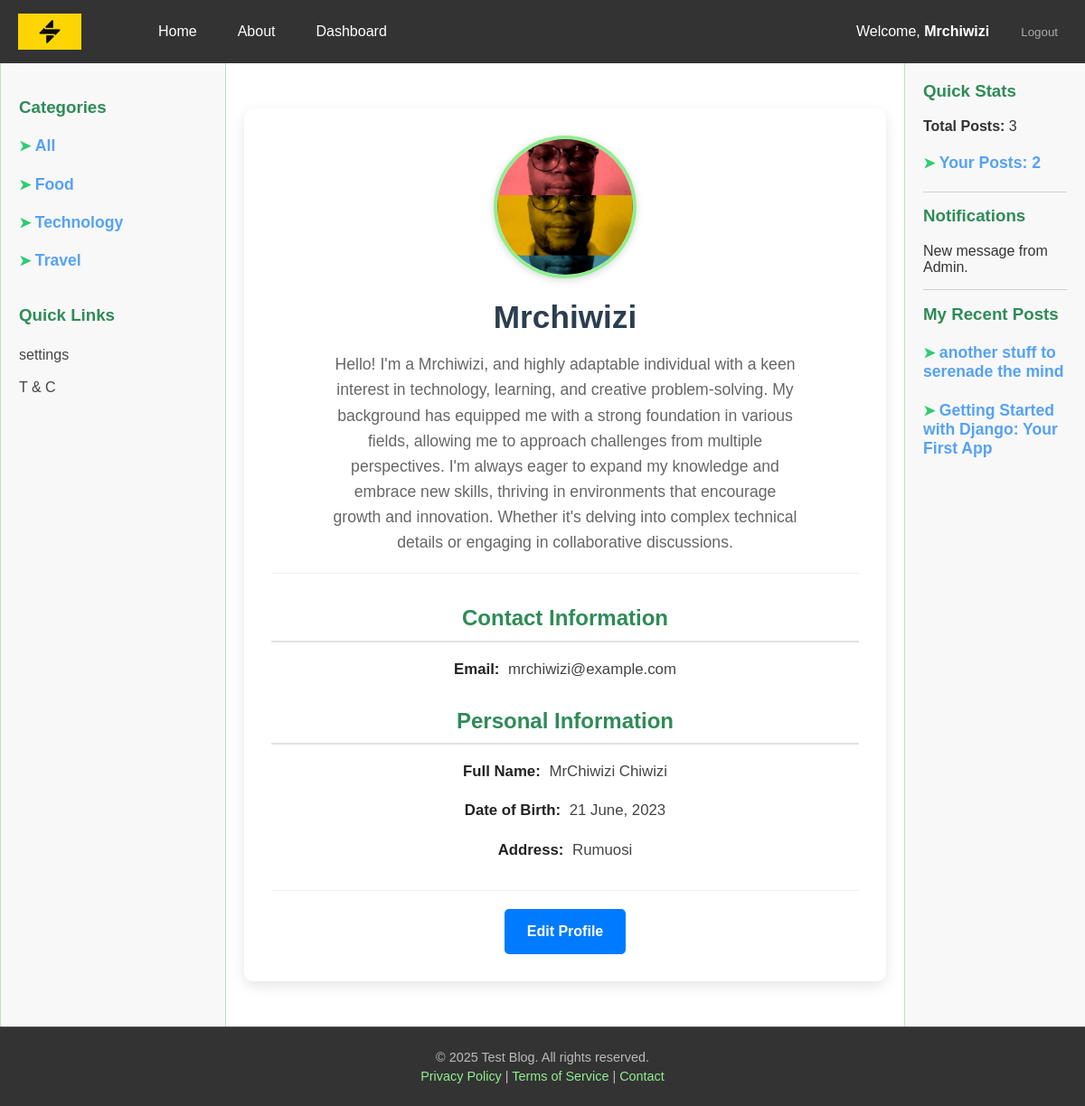
The app's page /accounts/my_profile/ (signed in) with its own data.
### accounts/models.py (models this page shows, shortened)
class Account(AbstractBaseUser, PermissionsMixin):
    email = models.EmailField("email address", unique=True)
    user_name = models.CharField(max_length=150, unique=True)
    first_name = models.CharField(max_length=150, blank=True)
    last_name = models.CharField(max_length=150, blank=True)
    date_joined = models.DateTimeField(default=timezone.now)
    last_login = models.DateTimeField(auto_now=True)
    about = models.TextField(max_length=500, blank=True)
    is_staff = models.BooleanField(default=False)
    is_active = models.BooleanField(default=False)
    objects = AccountManager()
    USERNAME_FIELD = "email"
    REQUIRED_FIELDS = ["user_name",]
    def post_count(self):
        return self.blog_posts.filter(status="published").count()

class UserProfile(models.Model):
    user = models.ForeignKey(Account, on_delete=models.CASCADE)
    date_of_birth = models.DateField(blank=True, null=True)
    profile_picture = models.ImageField(upload_to="profile", default="profile/profile.png")
    address = models.CharField(max_length=250, blank=True)
    date_completed = models.DateTimeField(auto_now_add=True)
    date_updated = models.DateTimeField(auto_now=True)

### blog/models.py (models this page shows, shortened)
class Category(models.Model):
    name = models.CharField(max_length=100, unique=True)
    slug = models.SlugField(max_length=100, unique=True, help_text="A URL-friendly short label.")
    description = models.TextField(blank=True, null=True)
    class Meta:
        verbose_name_plural = "Categories"
        ordering = ['name']

class Post(models.Model):
    STATUS_CHOICES = (
        ('draft', 'Draft'),
        ('published', 'Published'),
    )
    title = models.CharField(max_length=250)
    slug = models.SlugField(max_length=250, unique_for_date='publish_date', help_text="A URL-friendly short label derived from the title, unique per publish date.")
    author = models.ForeignKey(User, on_delete=models.CASCADE, related_name='blog_posts')
    content = models.TextField()
    summary = models.TextField(max_length=1000, blank=True, help_text="A short summary of the post (max 500 characters).")
    thumbnail = models.ImageField(
        upload_to='blog/thumbnails/%Y/%m/%d/', blank=True,null=True, help_text="Thumbnail image for the blog post listing.")
    publish_date = models.DateTimeField(default=timezone.now)
    created_at = models.DateTimeField(auto_now_add=True)
    updated_at = models.DateTimeField(auto_now=True)
    status = models.CharField(
        max_length=10,
        choices=STATUS_CHOICES,
        default='published'
    )
    category = models.ForeignKey(Category, on_delete=models.SET_NULL, blank=True, null=True, related_name='posts'
    )
    objects = PostManager()
    class Meta:
        ordering = ['-publish_date']
        indexes = [
            models.Index(fields=['publish_date', 'slug']),
        ]
    def get_absolute_url(self):
        return reverse('blog:post_detail',
                       args=[self.publish_date.year, self.publish_date.strftime('%m'), self.publish_date.strftime('%d'), self.slug])

### accounts/views.py (the view)
# urls.py: path("my_profile/", my_profile, name="my_profile"),
def my_profile(request):
    if not request.user.is_authenticated:
        return redirect("blog:home")
    user_obj = request.user
    user_pk = request.user.pk
    userprofile = get_object_or_404(UserProfile, user_id=user_pk)
    context = {"user_pk": user_pk, "userprofile":userprofile, "user_obj": user_obj}
    return render(request, "accounts/dashboard.html", context)

### blog/context_processors.py (called while the page is built)
def posts_count(request):
    categories = Category.objects.all()
    posts_count = Post.objects.published().count()
    return {
        "posts_count": posts_count, "categories":categories
    }

### blog/models.py (called while the page is built)
    def published(self):
        return self.filter(status="published")

### templates/accounts/dashboard.html
{% extends 'base.html' %}
{% load static %}
{% block content %}
<div class="user-profile-card">
    <div class="profile-header">
        <img src="{{ userprofile.profile_picture.url }}" alt="{{ userprofile.user.user_name }}'s Profile Picture" class="profile-picture">
        <h2 class="profile-username">{{ user.user_name | title }}</h2>
        <p class="profile-about">{{ user.about }}</p>
    </div>
    <div class="profile-details">
        <h3>Contact Information</h3>
        <p><strong>Email:</strong> <span class="profile-email">{{ user.email }}</span></p>
        <h3>Personal Information</h3>
        <p><strong>Full Name:</strong> <span class="profile-full-name">{{ user.first_name }} {{ user.last_name }}</span></p>
        <p><strong>Date of Birth:</strong> <span class="profile-dob">{{ userprofile.date_of_birth|date:"d F, Y" }}</span></p>
        <p><strong>Address:</strong> <span class="profile-address">{{ userprofile.address }}</span></p>
</div>
    <div class="profile-actions">
        <a href="" class="edit-profile-btn">Edit Profile</a>
    </div>
</div>
{% endblock content %}

### templates/base.html (shortened to what this page needs)
{% load static %}
<!DOCTYPE html>
<html lang="en">
<head>
     <link rel="stylesheet" href="{% static 'CSS/base.css' %}">
     <link rel="stylesheet" href="{% static 'CSS/home.css' %}">
     <link rel="stylesheet" href="{% static 'CSS/detail_page.css' %}">
     <link rel="stylesheet" href="{% static 'CSS/login_page.css' %}">
     <link rel="stylesheet" href="{% static 'CSS/register.css' %}">
     <link rel="stylesheet" href="{% static 'CSS/change_password.css' %}">
     <link rel="stylesheet" href="{% static 'CSS/password_reset_email_form.css' %}">
     <link rel="stylesheet" href="{% static 'CSS/password_reset_form.css' %}">
     <link rel="stylesheet" href="{% static 'CSS/users_posts.css' %}">
</head>
<body>
    <header class="page-header">
        <a href="{% url 'blog:home' %}" class="logo"><img src="{% static 'Images/logo.png' %}" alt="Logo" style="width: 70px; height: 40px;"></a>
        <nav class="navbar">
            <ul>
                <li><a href="{% url 'blog:home' %}">Home</a></li>
                <li><a href="{% url 'blog:about_page' %}">About</a></li>
                {% if user.is_authenticated %}
                    <li><a href="#" id="toggleSectionButton" >Dashboard</a></li>
                {% endif %}
            </ul>
            <ul>
                <li>
                     {% if user.is_authenticated %}
                        <span>Welcome, <strong>{{ user.user_name |capfirst }}</strong></span>
                    {% else %}
                        <span>Welcome, User</span>
                    {% endif %}
                </li>
                <li>
                    {% if user.is_authenticated %}
                        <small><a href="{% url 'accounts:confirm_logout' %}" style="color:#acabab;">Logout</a></small>
                    {% else %}
                        <a href="{% url 'accounts:login' %}">Login</a> | <a href="{% url 'accounts:register' %}">Sign Up</a>
                    {% endif %}
                </li>
            </ul>
        </nav>
    </header>
    <aside class="left-sidebar">
        <br>
        <h3>Categories</h3>
        <h4><span style="color: #2ecc71;">&#10148; </span><a href="{% url 'blog:home' %}" style="color: #55a2f4; text-decoration: none; font-weight: bold; font-size: 1.1em;">All</a></h4>
        <ul>
            {% for category in categories %}
                <li>
                    <h4><span style="color: #2ecc71;">&#10148; </span><a href="{% url 'blog:categories' category.slug %}" style="color: #55a2f4; text-decoration: none; font-weight: bold; font-size: 1.1em;display: inline;" >{{ category.name }}</a></h4>
                </li>
            {% endfor %}
        </ul>
        <br>
        <h3>Quick Links</h3>
        <ul>
            <li><a href="#">settings</a></li>
            <li><a href="#">T &amp; C</a></li>
        </ul>
    </aside>
    <main class="main-content">
       {% block content %}
       {% endblock content %}
    </main>
    <aside class="right-aside">
        <h3>Quick Stats</h3>
        <p><strong>Total Posts:</strong> {{ posts_count }}</p>
        {% if user.is_authenticated %}
            <h4><span style="color: #2ecc71;">&#10148; </span><a href="{% url 'blog:user_posts' %}" style="color: #55a2f4; text-decoration: none; font-weight: bold; font-size: 1.1em;"><strong>Your Posts:</strong> {{ user.post_count }}</a></h4>
        {% endif %}
        <hr style="border: none; border-top: 1px solid #d0d0d0; margin: 15px 0;">
        <h3>Notifications</h3>
        <ul style="list-style: none; padding: 0;">
            <li style="margin-bottom: 8px;">New message from Admin.</li>
            <hr style="border: none; border-top: 1px solid #d0d0d0; margin: 15px 0;">
        </ul>
        {% if user.is_authenticated %}
            <h3>My Recent Posts</h3>
            <ul style="list-style: none; padding: 0;">
                {% with recent_posts=user.blog_posts.all|slice:":3" %}
                    {% for user_post in recent_posts %}
                        <li>
                            <h4><span style="color: #2ecc71;">&#10148; </span><a href="{{ user_post.get_absolute_url}}" style="color: #55a2f4; text-decoration: none; font-weight: bold; font-size: 1.1em;">{{ user_post.title }}</a></h4>
                        </li>
                    {% empty %}
                        <li><h4 style="color: #777;">You haven't made any post.</h4></li>
                    {% endfor %}
                {% endwith %}
            </ul>
            {% else %}
                <div style="margin-bottom: 20px;">
                <a href="#"><img src="../../static/Images/blog-advert.jpg" alt="advert" width="170px"></a></div>
                <div><a href="#"><img src="../../static/Images/blog-advert2.jpg" alt="advert" width="170px"></a></div>
        {% endif %}
    </aside>
    <footer class="footer">
        <p>&copy; <span id="current-year"></span> Test Blog. All rights reserved.</p>
        <p>
            <a href="#">Privacy Policy</a> |
            <a href="#">Terms of Service</a> |
            <a href="#">Contact</a>
        </p>
    </footer>
</body>
</html>

### static/CSS/base.css (style rules this page uses)
body { display: grid; grid-template-areas: "header header header" "left-sidebar main-content right-aside" "footer footer footer"; grid-template-columns: 250px 1fr 200px; grid-template-rows: auto 1fr auto; min-height: 110vh; margin: 0; padding: 0; font-family: Arial, sans-serif; background-color: #f5f5f5; color: #333; }
header, aside, main, footer { padding: 20px; box-sizing: border-box; }
.page-header { grid-area: header; background-color: #333; color: #fff; display: flex; align-items: center; padding: 15px 20px; box-shadow: 0 2px 5px rgba(0,0,0,0.2); }
.page-header .logo { flex: 1; display: flex; align-items: center; justify-content: flex-start; min-width: 50px; font-size: 1.6em; font-weight: bold; color: #90EE90; text-decoration: none; }
.page-header .logo img { width: 70px; height: 40px; object-fit: contain; display: block; }
.navbar { flex: 7; display: flex; justify-content: space-between; align-items: center; }
.page-header nav ul { list-style: none; margin: 0; padding: 0; display: flex; gap: 25px; }
.page-header nav ul li a { color: #fff; text-decoration: none; padding: 5px 10px; transition: color 0.3s ease; }
.left-sidebar { grid-area: left-sidebar; background-color: #F8F8F8; border-right: 1px solid #c0e0c0; border-left: 1px solid #c0e0c0; overflow-y: auto; }
.left-sidebar h3 { color: #2e8b57; margin-top: 0; }
.left-sidebar ul { list-style: none; padding: 0; }
.left-sidebar ul li { margin-bottom: 8px; }
.left-sidebar ul li a { color: #444; text-decoration: none; display: block; padding: 5px 0; }
.main-content { grid-area: main-content; background-color: #ffffff; line-height: 1.6; overflow-y: auto; }
.main-content h1, .main-content h2 { color: #2c3e50; margin-top: 0; }
.right-aside { grid-area: right-aside; background-color: #F8F8F8; border-left: 1px solid #c0e0c0; overflow-y: auto; }
.right-aside h3 { color: #2e8b57; margin-top: 0; }
.footer { grid-area: footer; background-color: #333; color: #bbb; padding: 20px; text-align: center; font-size: 0.9em; border-top: 1px solid #555; }
.footer p { margin: 5px 0; }
.footer a { color: #90EE90; text-decoration: none; }
.user-profile-card { max-width: 700px; margin: 30px auto; padding: 30px; background-color: #ffffff; border-radius: 10px; box-shadow: 0 5px 15px rgba(0, 0, 0, 0.1); font-family: Arial, sans-serif; color: #333; line-height: 1.6; }
.profile-header { text-align: center; margin-bottom: 30px; padding-bottom: 20px; border-bottom: 1px solid #eee; }
.profile-picture { width: 150px; height: 150px; border-radius: 50%; object-fit: cover; border: 4px solid #90EE90; box-shadow: 0 2px 8px rgba(0, 0, 0, 0.15); margin-bottom: 15px; display: block; margin-left: auto; margin-right: auto; }
.profile-username { font-size: 2.2em; color: #2c3e50; margin-bottom: 10px; font-weight: bold; }
.profile-about { font-size: 1.1em; color: #666; max-width: 80%; margin: 0 auto; }
.profile-details { margin-bottom: 30px; text-align: center; }
.profile-details h3 { font-size: 1.5em; color: #2e8b57; margin-bottom: 15px; border-bottom: 2px solid #e0e0e0; padding-bottom: 5px; }
.profile-details p { margin-bottom: 10px; font-size: 1.05em; color: #444; }
.profile-details p strong { color: #222; margin-right: 5px; }
.profile-actions { text-align: center; padding-top: 20px; border-top: 1px solid #eee; }
.edit-profile-btn { display: inline-block; padding: 12px 25px; background-color: #007bff; color: #fff; text-decoration: none; border-radius: 5px; font-weight: bold; transition: background-color 0.3s ease, transform 0.2s ease; }

### static/CSS/home.css (style rules this page uses)
:root { --primary-color: #3498db; --secondary-color: #2ecc71; --text-color: #333; --light-text-color: #777; --card-background: #ffffff; --border-color: #e0e0e0; --font-primary: 'Roboto', sans-serif; --font-secondary: 'Playfair Display', serif; }

### records on screen
Account: user_name "Mrchiwizi", about "Hello! I'm a Mrchiwizi, and highly adaptable individual with a keen interest in technology, learning, and creative problem-solving. My background has equipped me with a strong foundation in various fields, allowing me to approach challenges from multiple perspectives. I'm always eager to expand my knowledge and embrace new skills, thriving in environments that encourage growth and innovation. Whether it's delving into complex technical details or engaging in collaborative discussions.", email "mrchiwizi@example.com", first_name "MrChiwizi", last_name "Chiwizi", post_count "2"
Category: name "Food"
Category: name "Technology"
Category: name "Travel"
UserProfile: profile_picture (picture), date_of_birth "21 June, 2023", address "Rumuosi"
Post: title "another stuff to serenade the mind"
Post: title "Getting Started with Django: Your First App"

### other values on screen
{{ posts_count }} "3"
